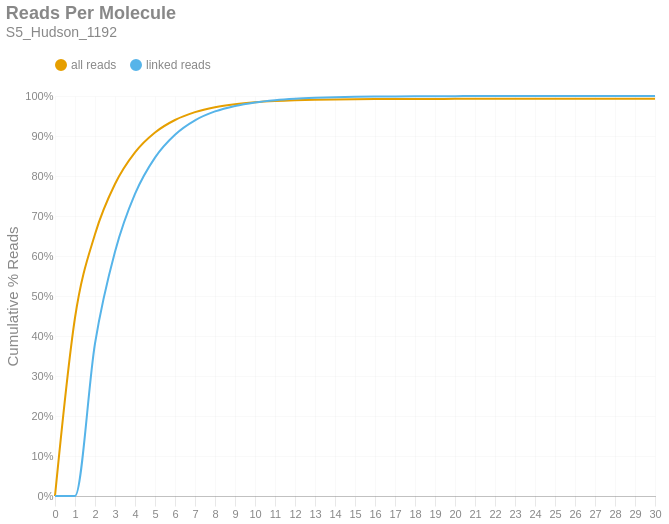

Source (notebook cell):
### Markdown cell above
### Reads per Molecule
This chart shows the cumulative distribution of the number of reads per linked molecule. That is, how many alignments are associated with a unique molecule. This excludes the number of reads associated with invalid or absent linked-read barcodes. The `linked` histogram is the percentages recalculated when disregarding singletons.

### Code cell
if SKIPLR:
    print_html(f"Skipped")
else:
    counts = np.bincount(valids['reads'].cast(pl.Int64).to_numpy())
    weighted = counts * np.arange(len(counts))
    all_perc = weighted / n_reads
    linked_perc = weighted / n_linked_reads
    linked_perc[1] = 0
    binned_df = pl.DataFrame({
        'readsper': list(range(len(counts))),
        'all reads (cumsum)': np.cumsum(all_perc).tolist(),
        'linked reads (cumsum)': np.cumsum(linked_perc).tolist(),
    })

    with SafeRender(binned_df):
        (
            density_plot(binned_df, 'Reads Per Molecule', samplename, 'readspmol')
            .encode(
                x=alt.X('readsper:O', title=None).axis(labelAngle=0).scale(padding=0),
                y=alt.Y('value:Q', title='Cumulative % Reads').axis(format='%').stack(False),
                color=alt.Color("key:N").scale(domain=["all reads", "linked reads"]),
                tooltip=[
                    alt.Tooltip("key:N", title="Data Type"),
                    alt.Tooltip("readsper:O", title="Reads Per Molecule"),
                    alt.Tooltip("value:Q", format=".2%", title="% Reads (Cum.)")
                ]            
            )
        ).display()

### Figure 1 — Vega-Lite specification as saved in the notebook (floating-point values rounded to 4 significant figures)
{"width": "container", "height": 400, "config": {"title": {"anchor": "start", "dy": -15, "fontSize": 18, "color": "#888888", "subtitleColor": "#888888", "subtitleFontSize": 14}, "arc": {"fill": "#0072B2"}, "axis": {"domainColor": "#888888", "domainWidth": 0.5, "gridWidth": 0.2, "grid": false, "titleFontWeight": 400, "titleFontSize": 15, "labelFontSize": 11, "labelColor": "#888888", "tickColor": "#888888", "tickWidth": 0.2, "titleColor": "#888888"}, "axisBand": {"grid": false}, "axisX": {"grid": true, "tickSize": 10, "domainCap": "round"}, "axisY": {"domain": false, "grid": true, "tickSize": 0, "domainCap": "round"}, "background": "transparent", "header": {"labelFontSize": 15, "labelColor": "#888888", "titleFontSize": 15, "titleFontWeight": 600, "titleColor": "#888888"}, "legend": {"labelFont": "sans-serif", "labelFontSize": 12, "labelColor": "#888888", "symbolSize": 100, "symbolType": "circle", "titleFontSize": 12, "titlePadding": 10, "titleColor": "#888888", "title": null, "orient": "top"}, "range": {"category": ["#E69F00", "#56B4E9", "#009E73", "#F0E442", "#0072B2", "#D55E00", "#CC79A7", "#000000"], "diverging": ["#cfe8f3", "#a2d4ec", "#73bfe2", "#46abdb", "#1696d2", "#12719e"]}, "area": {"fill": "#0072B2", "fillOpacity": 0.7, "line": true, "strokeOpacity": 0.7}, "line": {"color": "#0072B2", "stroke": "#0072B2", "strokeWidth": 2}, "trail": {"color": "#0072B2", "stroke": "#0072B2", "strokeWidth": 0, "size": 1}, "point": {"filled": true, "fillOpacity": 1.0, "size": 95}, "text": {"color": "#888888", "fontSize": 11, "align": "right", "fontWeight": 400, "size": 11}, "bar": {"fill": "#0072B2", "stroke": null}, "view": {"stroke": null, "continuousWidth": 660, "continuousHeight": 400}}, "data": {"name": "data-247862e24e16cedaf7c85c6d2dbcc2a0"}, "mark": {"type": "line", "interpolate": "monotone", "point": {"opacity": 0, "size": 275}}, "encoding": {"color": {"field": "key", "scale": {"domain": ["all reads", "linked reads"]}, "type": "nominal"}, "tooltip": [{"field": "key", "title": "Data Type", "type": "nominal"}, {"field": "readsper", "title": "Reads Per Molecule", "type": "ordinal"}, {"field": "value", "format": ".2%", "title": "% Reads (Cum.)", "type": "quantitative"}], "x": {"axis": {"labelAngle": 0}, "field": "readsper", "scale": {"padding": 0}, "title": null, "type": "ordinal"}, "y": {"axis": {"format": "%"}, "field": "value", "stack": false, "title": "Cumulative % Reads", "type": "quantitative"}}, "params": [{"name": "param_c36ac31b6afebe62", "select": {"type": "point", "fields": ["key"]}, "bind": "legend"}], "title": {"text": "Reads Per Molecule", "subtitle": "S5_Hudson_1192"}, "transform": [{"fold": ["all reads (cumsum)", "linked reads (cumsum)"]}, {"calculate": "replace(datum.key, ' (cumsum)', '')", "as": "key"}, {"filter": {"param": "param_c36ac31b6afebe62"}}], "usermeta": {"embedOptions": {"downloadFileName": "S5_Hudson_1192.readspmol"}}, "$schema": "https://vega.github.io/schema/vega-lite/v6.1.0.json", "datasets": {"data-247862e24e16cedaf7c85c6d2dbcc2a0": [{"readsper": 0, "all reads (cumsum)": 0.0, "linked reads (cumsum)": 0.0}, {"readsper": 1, "all reads (cumsum)": 0.4456, "linked reads (cumsum)": 0.0}, {"readsper": 2, "all reads (cumsum)": 0.6543, "linked reads (cumsum)": 0.3813}, {"readsper": 3, "all reads (cumsum)": 0.7799, "linked reads (cumsum)": 0.6107}, {"readsper": 4, "all reads (cumsum)": 0.8591, "linked reads (cumsum)": 0.7553}, {"readsper": 5, "all reads (cumsum)": 0.9088, "linked reads (cumsum)": 0.8461}, {"readsper": 6, "all reads (cumsum)": 0.94, "linked reads (cumsum)": 0.9032}, {"readsper": 7, "all reads (cumsum)": 0.9597, "linked reads (cumsum)": 0.9392}, {"readsper": 8, "all reads (cumsum)": 0.9719, "linked reads (cumsum)": 0.9614}, {"readsper": 9, "all reads (cumsum)": 0.9794, "linked reads (cumsum)": 0.9752}, {"readsper": 10, "all reads (cumsum)": 0.9842, "linked reads (cumsum)": 0.984}, {"readsper": 11, "all reads (cumsum)": 0.9873, "linked reads (cumsum)": 0.9896}, {"readsper": 12, "all reads (cumsum)": 0.9893, "linked reads (cumsum)": 0.9932}, {"readsper": 13, "all reads (cumsum)": 0.9905, "linked reads (cumsum)": 0.9955}, {"readsper": 14, "all reads (cumsum)": 0.9914, "linked reads (cumsum)": 0.997}, {"readsper": 15, "all reads (cumsum)": 0.9919, "linked reads (cumsum)": 0.998}, {"readsper": 16, "all reads (cumsum)": 0.9923, "linked reads (cumsum)": 0.9986}, {"readsper": 17, "all reads (cumsum)": 0.9925, "linked reads (cumsum)": 0.999}, {"readsper": 18, "all reads (cumsum)": 0.9926, "linked reads (cumsum)": 0.9993}, {"readsper": 19, "all reads (cumsum)": 0.9928, "linked reads (cumsum)": 0.9995}, {"readsper": 20, "all reads (cumsum)": 0.9928, "linked reads (cumsum)": 0.9997}, {"readsper": 21, "all reads (cumsum)": 0.9929, "linked reads (cumsum)": 0.9998}, {"readsper": 22, "all reads (cumsum)": 0.9929, "linked reads (cumsum)": 0.9998}, {"readsper": 23, "all reads (cumsum)": 0.993, "linked reads (cumsum)": 0.9999}, {"readsper": 24, "all reads (cumsum)": 0.993, "linked reads (cumsum)": 0.9999}, {"readsper": 25, "all reads (cumsum)": 0.993, "linked reads (cumsum)": 0.9999}, {"readsper": 26, "all reads (cumsum)": 0.993, "linked reads (cumsum)": 1.0}, {"readsper": 27, "all reads (cumsum)": 0.993, "linked reads (cumsum)": 1.0}, {"readsper": 28, "all reads (cumsum)": 0.993, "linked reads (cumsum)": 1.0}, {"readsper": 29, "all reads (cumsum)": 0.993, "linked reads (cumsum)": 1.0}, {"readsper": 30, "all reads (cumsum)": 0.993, "linked reads (cumsum)": 1.0}]}}
